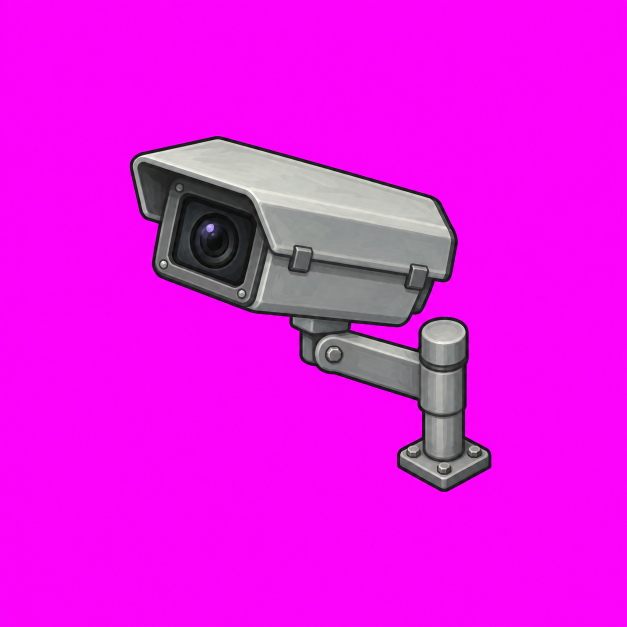
#> input picture docs/仿真实验/交通治理场景/map/道路摄像头-生成原稿.png, 1254 x 1254 px (shown at 1/2 size)
$ python prepare_camera_asset.py
#> lines starting #> are read from the running program, lines starting #| are printed output that depends on the picture
from pathlib import Path
import shutil
import numpy as np
from PIL import Image
ROOT=Path(__file__).resolve().parents[1]
src=Path(r'C:\Users\lenovo\.codex\generated_images\01a09539-552c-7f93-b5ab-823448580769\exec-62798740-972a-440e-aa3f-a3772ea55788.png')
local=ROOT/'map'/'道路摄像头-生成原稿.png'; shutil.copy2(src,local)
a=np.asarray(Image.open(local).convert('RGB')).astype(np.float32)
excess=np.minimum(a[:,:,0],a[:,:,2])-a[:,:,1]
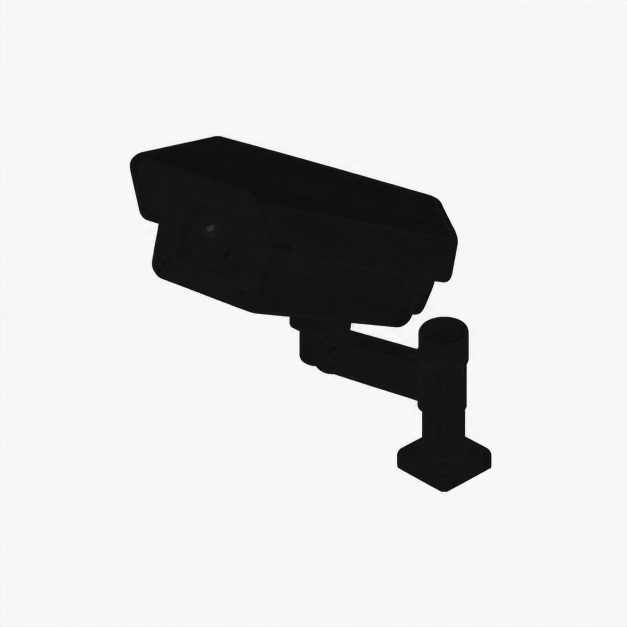
#> excess: shape (1254, 1254) float32 (shown at 1/2 size); min -25, max 255, mean 208.6; drawn with min black and max white
alpha=np.clip(1-(excess-30)/100,0,1)
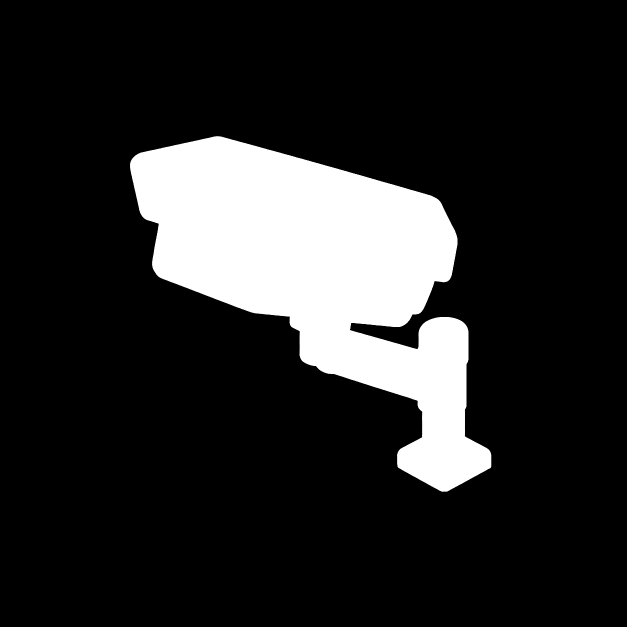
#> alpha: shape (1254, 1254) float32 (shown at 1/2 size); min 0, max 1, mean 0.153
a[:,:,0]=np.minimum(a[:,:,0],a[:,:,1]+70); a[:,:,2]=np.minimum(a[:,:,2],a[:,:,1]+70)
#> after `a[:, :, 0] = np.minimum(a[:, :, 0], a[:, :, 1] + 70)`:
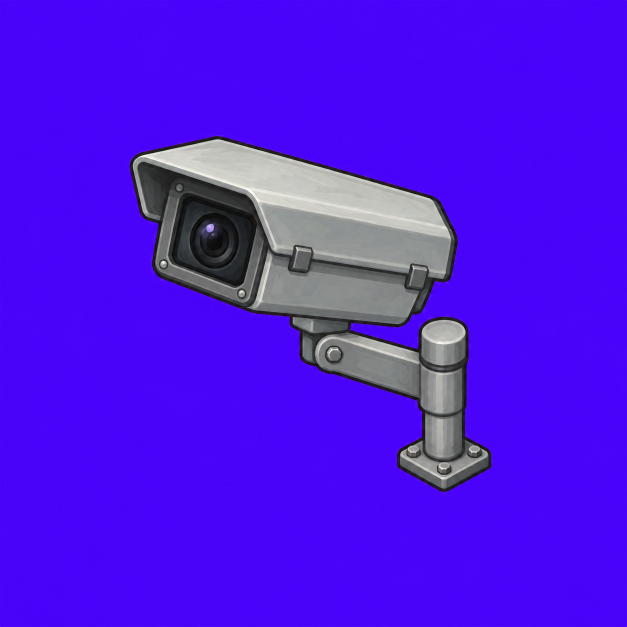
#> a: shape (1254, 1254, 3) float32 (shown at 1/2 size); mean R, G, B 79.5, 21.2, 232.8
#> after `a[:, :, 2] = np.minimum(a[:, :, 2], a[:, :, 1] + 70)`:
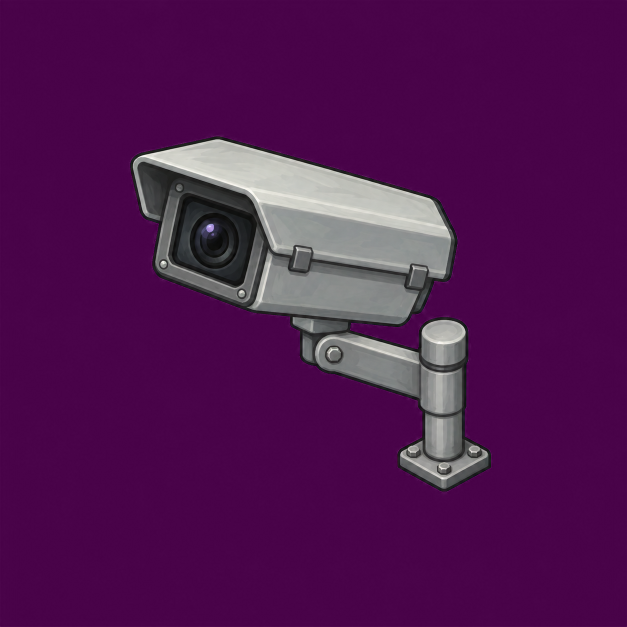
#> a: shape (1254, 1254, 3) float32 (shown at 1/2 size); mean R, G, B 79.5, 21.2, 79.6
cut=Image.fromarray(np.dstack([a.astype(np.uint8),(alpha*255).astype(np.uint8)]))
cut=cut.crop(cut.getbbox()); cut.save(ROOT/'map'/'道路摄像头-透明高清.png')
#> after `cut = cut.crop(cut.getbbox())`:
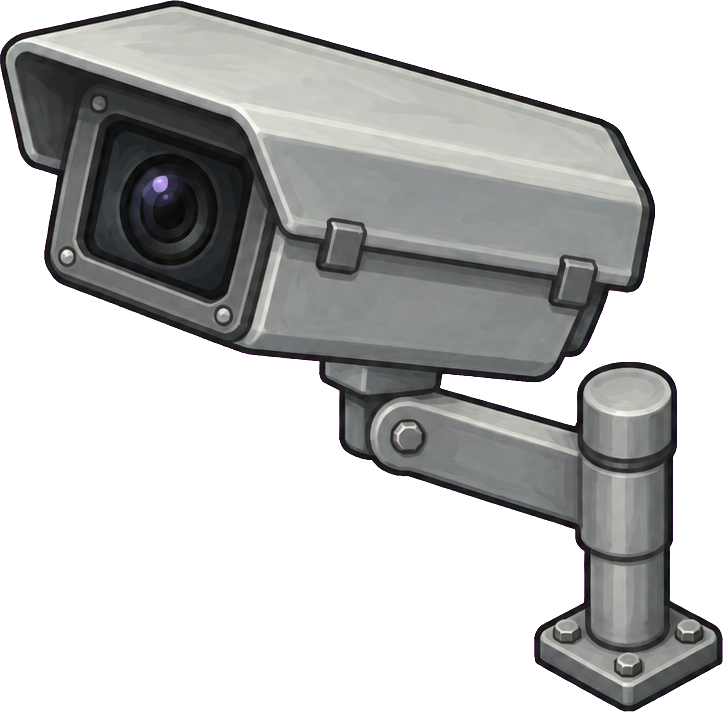
#> cut: PIL image 723x712 RGBA; mean R, G, B, A 95, 58.2, 95, 118.8; transparent parts drawn white
cut.thumbnail((28,28),Image.Resampling.LANCZOS)
#> cut: PIL image 28x28 RGBA
out=Image.new('RGBA',(32,32)); out.alpha_composite(cut,((32-cut.width)//2,30-cut.height))
#> after `out = Image.new('RGBA', (32, 32))`: out: PIL image 32x32 RGBA; every value is 0
out.save(ROOT/'map'/'道路摄像头-32.png')
preview=Image.new('RGBA',(256,256),'#e8eee5'); preview.alpha_composite(out.resize((256,256),Image.Resampling.NEAREST)); preview.save(ROOT/'map'/'道路摄像头-预览.png')
#> after `preview = Image.new('RGBA', (256, 256), '#e8eee5')`:
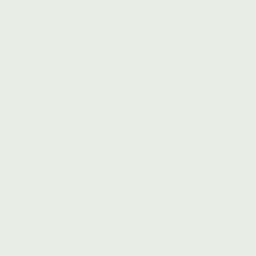
#> preview: PIL image 256x256 RGBA; mean R, G, B, A 232, 238, 229, 255
#> after `preview.alpha_composite(out.resize((256, 256), Image.Resampling.NEARES`:
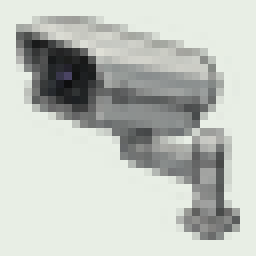
#> preview: PIL image 256x256 RGBA; mean R, G, B, A 192.6, 196.9, 190.6, 255
print('Camera PNG saved: 32x32 RGBA.')
